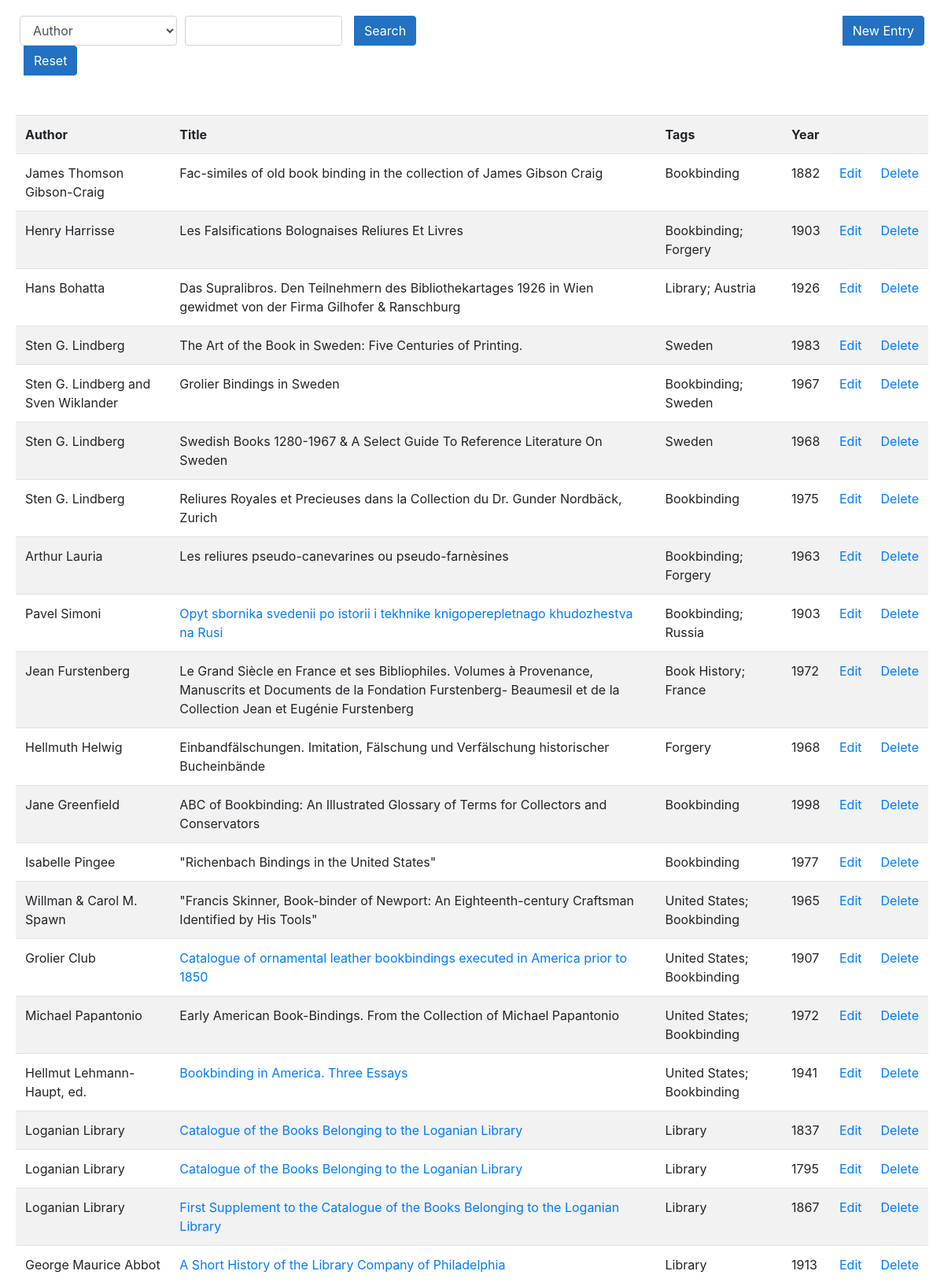
The page / (upper part) on the database its author committed.
### tanselle/models/bibliography.py (models this page shows, shortened)
class Bib(models.Model):
    citation = models.CharField(max_length=20, choices=CITATION_TYPES, default='book')
    author = models.CharField(max_length=255, blank=True)
    title = models.CharField(max_length=255, blank=True)
    publisher = models.CharField(max_length=255, blank=True)
    year = models.CharField(max_length=4, blank=True)
    completion = models.CharField(max_length=4, blank=True)
    volumes = models.CharField(max_length=255, blank=True)
    notes = models.CharField(max_length=2048, blank=True)
    url = models.CharField(max_length=255, blank=True)
    tags = models.CharField(max_length=1024, blank=True)
    anthology = models.CharField(max_length=255, blank=True)
    def GetBibResults(searchField, searchTerm):
        results = []
        if searchTerm:
            if searchField == "Author":
                results = Bib.objects.filter(author__icontains=searchTerm).order_by('author')
            else:
                if searchField == "Title":
                        results = Bib.objects.filter(title__icontains=searchTerm).order_by('title')
                else:
                    if searchField == "Tags":
                        results = Bib.objects.filter(tags__icontains=searchTerm).order_by('author')
        else:
            return Bib.objects.all().order_by('-pk')[:50]
        return results

### tanselle/views.py (the view)
# urls.py: path("", views.home, name="home"),
def home(request):
    search = True
    if request.GET.get("reset"):
        search = False
        searchTerm = ""
        searchField = ""
        status = "All"
    else:
        searchTerm = request.GET.get('search_term', '')
        searchField = request.GET.get('search_field', '')
    if not searchTerm and search:
        if 'bib_search_field' in request.session:
            searchField = request.session['bib_search_field']
            if not request.session.get('bib_search_term', None):
                request.session['bib_search_term'] = ""
            searchTerm = request.session['bib_search_term']
    else:
        request.session['bib_search_field'] = searchField
        request.session['bib_search_term'] = searchTerm
    bibs = Bib.GetBibResults(searchField, searchTerm)
    return render(request,'index.html',{"bibs":bibs})

### tanselle/templates/index.html (shortened to what this page needs)
<!DOCTYPE html>
<html>
<head>
    <link rel="stylesheet" href="https://cdn.jsdelivr.net/npm/bootstrap@4.5.3/dist/css/bootstrap.min.css">
    {% load static %}
    <link rel="stylesheet" href="{% static 'css/styles.css' %}">
    <link href="http://ajax.googleapis.com/ajax/libs/jqueryui/1.8.16/themes/ui-lightness/jquery-ui.css"rel="stylesheet" type="text/css" />
</head>
<body>
<div class="container_fluid">
    <form method="get">
        <div class="row grid-buffer">
            <div class="col-md-6">
              <div class="form_field_container" id="search_area">
                <select class="form-control medium_field manage_search" id="search_field" name="search_field">
                  <option value="Author">Author</option>
                </select>
                <input type="text" class="form-control manage_search medium_field" id="search_term"  name="search_term">
                <button type="submit" name="search" value="search" class="btn btn-primary manage_search" id="search"> Search</button>
                <button type="submit" name="reset" value="reset" class="btn btn-primary manage_search" id="reset"> Reset</button>
              </div>
            </div>
            <div class="col-md-6">
              <div class="form_field_container float-lg-right" id="new_button_area">
                <div class="button_container">
                  <button type="button" class="btn btn-primary manage_search" id="new" onclick="location.href='/bibnew'"> New Entry</button>
                </div>
              </div>
            </div>
        </div>
    </form>
    <div class="row justify-content-center grid-buffer">
        <div class="table-responsive top-buffer">
            <table class="table table-striped">
                  <tr class="table_header">
                      <th class="string_sortable">Author</th>
                      <th class="string_sortable">Title</th>
                      <th class="string_sortable">Tags</th>
                      <th class="number_sortable">Year</th>
                      <th></th>
                      <th></th>
                  </tr>
              {% for data in bibs %}
                <tr>
                  <td>{{ data.author }}</td>
                  {% if data.url %}
                    <td><a href='{{ data.url }}' target="_blank"> {{ data.title }}</a></td>
                  {% else %}
                    <td>{{ data.title }}</td>
                  {% endif %}
                  <td>{{ data.tags }}</td>
                  <td>{{ data.year }}</td>
                  <td><a href='/bibedit/{{ data.pk }}'"> Edit</a></td>
                  <td><a href='/bibdelete/{{ data.pk }}'"> Delete</a></td>
                </tr>
              {% endfor %}
            </table>
        </div>
    </div>
</div>
</body>
</html>

### tanselle/static/css/styles.css (style rules this page uses)
.top-buffer { margin-top:20px; margin-bottom:10px; margin-left: 10px; margin-right: 10px; }
.grid-buffer { margin-top:20px; margin-bottom:10px; margin-left: 10px; margin-right: 10px; }
select { border:1px solid #ccc; vertical-align:top; height:30px; }
.form_field_container { margin: 0 0 10px 0; display:block; overflow:hidden; }
input.medium_field, select.medium_field { width: 200px !important; }
input.manage_search { float: left; width: 300px; margin: 0 10px 0 10px; }
select.manage_search { float: left; margin: 0 20px, 0 0; }
button.manage_search { float: left; background-color: #2371c3; border-color: #2371c3; border-top-left-radius: 0; border-bottom-left-radius: 0; margin: 0; margin-left: 5px; cursor: pointer; }
.button_container { display: inline-block; overflow: hidden; margin: 0 0 0, 20px; padding: 0; }

### rows shown on the page
Bib: author "James Thomson Gibson-Craig", title "Fac-similes of old book binding in the collection of James Gibson Craig", tags "Bookbinding", year "1882"
Bib: author "Henry Harrisse", title "Les Falsifications Bolognaises Reliures Et Livres", tags "Bookbinding; Forgery", year "1903"
Bib: author "Hans Bohatta", title "Das Supralibros. Den Teilnehmern des Bibliothekartages 1926 in Wien gewidmet von der Firma Gilhofer & Ranschburg", tags "Library; Austria", year "1926"
Bib: author "Sten G. Lindberg", title "The Art of the Book in Sweden: Five Centuries of Printing.", tags "Sweden", year "1983"
Bib: author "Sten G. Lindberg and Sven Wiklander", title "Grolier Bindings in Sweden", tags "Bookbinding; Sweden", year "1967"
Bib: author "Sten G. Lindberg", title "Swedish Books 1280-1967 & A Select Guide To Reference Literature On Sweden", tags "Sweden", year "1968"
Bib: author "Sten G. Lindberg", title "Reliures Royales et Precieuses dans la Collection du Dr. Gunder Nordbäck, Zurich", tags "Bookbinding", year "1975"
Bib: author "Arthur Lauria", title "Les reliures pseudo-canevarines ou pseudo-farnèsines", tags "Bookbinding; Forgery", year "1963"
Bib: author "Pavel Simoni", title "Opyt sbornika svedenii po istorii i tekhnike knigoperepletnago khudozhestva na Rusi", tags "Bookbinding; Russia", year "1903"
Bib: author "Jean Furstenberg", title "Le Grand Siècle en France et ses Bibliophiles. Volumes à Provenance, Manuscrits et Documents de la Fondation Furstenberg- Beaumesil et de la Collection Jean et Eugénie Furstenberg", tags "Book History; France", year "1972"
Bib: author "Hellmuth Helwig", title "Einbandfälschungen. Imitation, Fälschung und Verfälschung historischer Bucheinbände", tags "Forgery", year "1968"
Bib: author "Jane Greenfield", title "ABC of Bookbinding: An Illustrated Glossary of Terms for Collectors and Conservators", tags "Bookbinding", year "1998"
Bib: author "Isabelle Pingee", title "\"Richenbach Bindings in the United States\"", tags "Bookbinding", year "1977"
Bib: author "Willman & Carol M. Spawn", title "\"Francis Skinner, Book-binder of Newport: An Eighteenth-century Craftsman Identified by His Tools\"", tags "United States; Bookbinding", year "1965"
Bib: author "Grolier Club", title "Catalogue of ornamental leather bookbindings executed in America prior to 1850", tags "United States; Bookbinding", year "1907"
Bib: author "Michael Papantonio", title "Early American Book-Bindings. From the Collection of Michael Papantonio", tags "United States; Bookbinding", year "1972"
Bib: author "Hellmut Lehmann-Haupt, ed.", title "Bookbinding in America. Three Essays", tags "United States; Bookbinding", year "1941"
Bib: author "Loganian Library", title "Catalogue of the Books Belonging to the Loganian Library", tags "Library", year "1837"
Bib: author "Loganian Library", title "Catalogue of the Books Belonging to the Loganian Library", tags "Library", year "1795"
Bib: author "Loganian Library", title "First Supplement to the Catalogue of the Books Belonging to the Loganian Library", tags "Library", year "1867"
Bib: author "George Maurice Abbot", title "A Short History of the Library Company of Philadelphia", tags "Library", year "1913"
